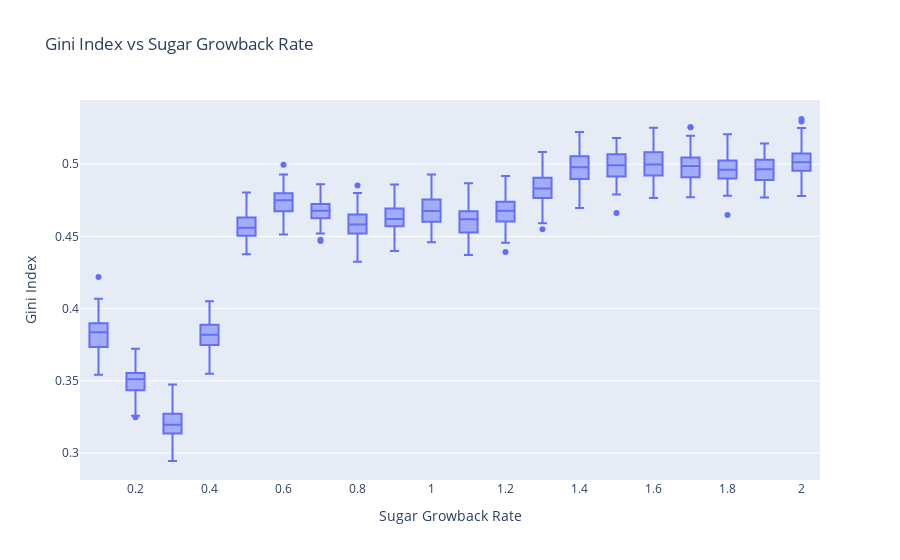

The notebook cell saved with this chart:
### Code cell
# Make a boxplot of the gini_index for each sugar-growback-rate
fig = px.box(df[df['max-meta'] == 6], x='sugar-growback-rate', y='gini_index', title='Gini Index vs Sugar Growback Rate')
fig.update_layout(xaxis_title='Sugar Growback Rate', yaxis_title='Gini Index')
fig.show()

### Figure 1 — Plotly figure (JSON) as saved in the notebook; plotly's stock layout.template omitted (floating-point values rounded to 4 significant figures; data arrays with more than 128 entries replaced by an {"elided": "..."} marker saying what was removed)
{"data": [{"alignmentgroup": "True", "hovertemplate": "sugar-growback-rate=%{x}<br>gini_index=%{y}<extra></extra>", "legendgroup": "", "marker": {"color": "#636efa"}, "name": "", "notched": false, "offsetgroup": "", "orientation": "v", "showlegend": false, "type": "box", "x": {"elided": "2000 float values"}, "x0": " ", "xaxis": "x", "y": {"elided": "2000 float values"}, "y0": " ", "yaxis": "y"}], "layout": {"boxmode": "group", "legend": {"tracegroupgap": 0}, "title": {"text": "Gini Index vs Sugar Growback Rate"}, "xaxis": {"anchor": "y", "domain": [0, 1], "title": {"text": "Sugar Growback Rate"}}, "yaxis": {"anchor": "x", "domain": [0, 1], "title": {"text": "Gini Index"}}}}
